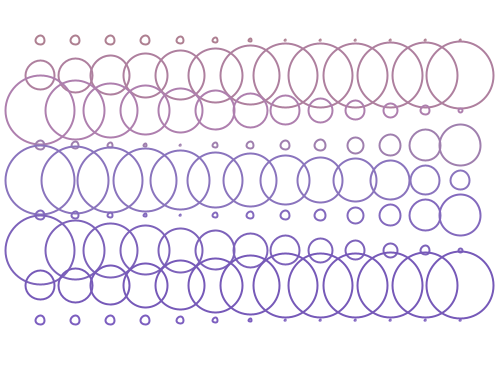
Frame 1 (no input)
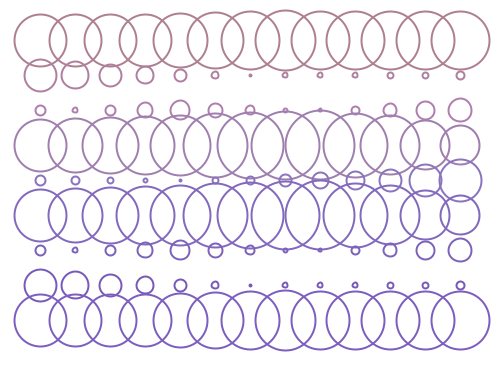
Frame 60 (the mouse pressed at the canvas centre just before this capture)
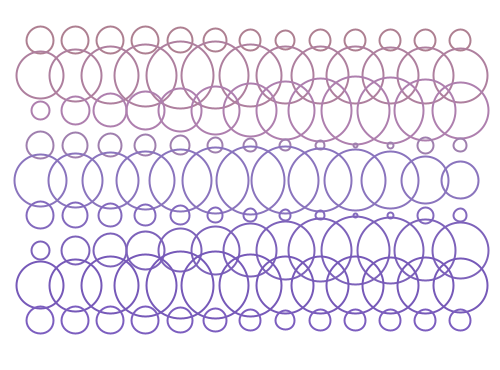
Frame 120 (the mouse held since frame 60 and released just before this capture)

The Processing sketch that drew these frames (run headless with seeded random() and noise(); from frame 60 on, the mouse is pressed at the canvas centre):

// Processing sketch: one
// ── one.pde
ArrayList<Cerchio> abs;
color f = color(124,94,191), b = color(138,116,189), c = color(131,105,189), d = color(125,98,186), e = color(118,89,184), a = color(174,127,145), g = color(174,127,158), h = color(174,127,174), i = color(159,127,174);
void setup(){
 size(500,370); 
 abs = new ArrayList<Cerchio>();
 
 //Primo step
 int x = 40;
 int r = 10;
 for(int j = 0; j<4; j++){
     abs.add(new Cerchio(x,40,r,1,a,4));
     x+=35;
 }
 r-=2;
 for(int j = 0; j<4; j++){
     abs.add(new Cerchio(x,40,r,1,a,4));
     x+=35;
     r-=2;
 }
 r-=2;
 for(int j = 0; j<5; j++){
     abs.add(new Cerchio(x,40,r,1,a,1));
     x+=35;
 }
 //Fine primo step
 
 //Secondo step
 x = 40;
 r = 30;
 for(int j=0; j<10; j++){
    if(r<65){
        abs.add(new Cerchio(x,75,r,1,g,4));
        r+=5;
    }
    else if(r==65) {
        for(int v = 0; v<3; v++) {abs.add(new Cerchio(x,75,r,1,g,4)); x+=35;}
        r+=1;
        abs.add(new Cerchio(x,75,r,1,g,4));
    }
    else{
       abs.add(new Cerchio(x,75,r,1,g,4));
       r+=2;
    }
    x+=35;
 }
 //Fine secondo step
 
 //Terzo step
 x = 75;
 r = 60;
 abs.add(new Cerchio(40,110,70,1,h,2));
 for(int j=0; j<12; j++){
     abs.add(new Cerchio(x,110,r,1,h,2));
     x+=35;
     r-=5;
 }
 //Fine terzo step
 
 //Quarto Step
 abs.add(new Cerchio(40,145,10,1,i,4));
 abs.add(new Cerchio(75,145,8,1,i,4));
 abs.add(new Cerchio(110,145,6,1,i,4));
 abs.add(new Cerchio(145,145,4,1,i,4));
 abs.add(new Cerchio(180,145,2,1,i,4));
 abs.add(new Cerchio(215,145,4,1,i,1));
 abs.add(new Cerchio(250,145,6,1,i,1));
 abs.add(new Cerchio(285,145,8,1,i,1));
 abs.add(new Cerchio(320,145,10,1,i,1));
 abs.add(new Cerchio(355,145,15,1,i,1));
 abs.add(new Cerchio(390,145,20,1,i,1));
 abs.add(new Cerchio(425,145,30,1,i,1));
 abs.add(new Cerchio(460,145,40,1,i,1));
 //Fine quarto step
 
 //Quinto Step
 abs.add(new Cerchio(40,180,70,1,b,4));
 abs.add(new Cerchio(75,180,68,1,b,4));
 abs.add(new Cerchio(110,180,66,1,b,4));
 abs.add(new Cerchio(145,180,64,1,b,4));
 abs.add(new Cerchio(180,180,60,1,b,4));
 abs.add(new Cerchio(215,180,56,1,b,4));
 abs.add(new Cerchio(250,180,54,1,b,4));
 abs.add(new Cerchio(285,180,50,1,b,4));
 abs.add(new Cerchio(320,180,46,1,b,4));
 abs.add(new Cerchio(355,180,44,1,b,4));
 abs.add(new Cerchio(390,180,40,1,b,4));
 abs.add(new Cerchio(425,180,30,1,b,4));
 abs.add(new Cerchio(460,180,20,1,b,4));
 //Fine quinto step
 
 //Sesto Step (Uguale al quarto)
 abs.add(new Cerchio(40,215,10,1,c,4));
 abs.add(new Cerchio(75,215,8,1,c,4));
 abs.add(new Cerchio(110,215,6,1,c,4));
 abs.add(new Cerchio(145,215,4,1,c,4));
 abs.add(new Cerchio(180,215,2,1,c,4));
 abs.add(new Cerchio(215,215,4,1,c,1));
 abs.add(new Cerchio(250,215,6,1,c,1));
 abs.add(new Cerchio(285,215,8,1,c,1));
 abs.add(new Cerchio(320,215,10,1,c,1));
 abs.add(new Cerchio(355,215,15,1,c,1));
 abs.add(new Cerchio(390,215,20,1,c,1));
 abs.add(new Cerchio(425,215,30,1,c,1));
 abs.add(new Cerchio(460,215,40,1,c,1));
 //Fine sesto step
 
 //Settimo step (Uguale al terzo step)
 x = 75;
 r = 60;
 abs.add(new Cerchio(40,250,70,1,d,2));
 for(int j=0; j<12; j++){
     abs.add(new Cerchio(x,250,r,1,d,2));
     x+=35;
     r-=5;
 }
 //Fine settimo step
 
 //Ottavo step (Uguale al secondo)
 x = 40;
 r = 30;
 for(int j=0; j<10; j++){
    if(r<65){
        abs.add(new Cerchio(x,285,r,1,e,4));
        r+=5;
    }
    else if(r==65) {
        for(int v = 0; v<3; v++) {abs.add(new Cerchio(x,285,r,1,e,4)); x+=35;}
        r+=1;
        abs.add(new Cerchio(x,285,r,1,e,4));
    }
    else{
       abs.add(new Cerchio(x,285,r,1,e,4));
       r+=2;
    }
    x+=35;
 }
 //Fine ottavo step
 
 //Nono step (Uguale al primo)
 x = 40;
 r = 10;
 for(int j = 0; j<4; j++){
     abs.add(new Cerchio(x,320,r,1,f,4));
     x+=35;
 }
 r-=2;
 for(int j = 0; j<4; j++){
     abs.add(new Cerchio(x,320,r,1,f,4));
     x+=35;
     r-=2;
 }
 r-=2;
 for(int j = 0; j<5; j++){
     abs.add(new Cerchio(x,320,r,1,f,1));
     x+=35;
 }
 //Fine nono step
 frameRate(30);
}

void draw(){
  background(255);
  for(Cerchio i:abs){
    i.run(); 
  }
}

// ── cerchio.pde
class Cerchio{
   float x,y,r,sr,sr2;
   color c;
   int a;
   
   Cerchio(float x, float y, float r, float sr, color c, int a){
      this.x = x;
      this.y = y;
      this.r = r;
      this.sr = sr;
      this.sr2 = -sr;
      this.c = c;
      this.a = a;
   }
   
   void display(){
       noFill();
       strokeWeight(2);
       stroke(c);
       ellipse(x,y,r,r);
   }
   
   void move(){
       if(a == 1){
          r+=sr;
          if(r >= 70) a = 2;
       }
       if(a == 2){
          r+= sr2;
          if(r <= 2) a = 3;
       }
       if(a == 3){
          r += sr;
          if(r >= 20) a = 4;
       }
       if(a == 4){
          r += sr2;
          if(r <= 1) a = 1;
       }
   }
   
   void run(){
       move();
       display();
   }
}
